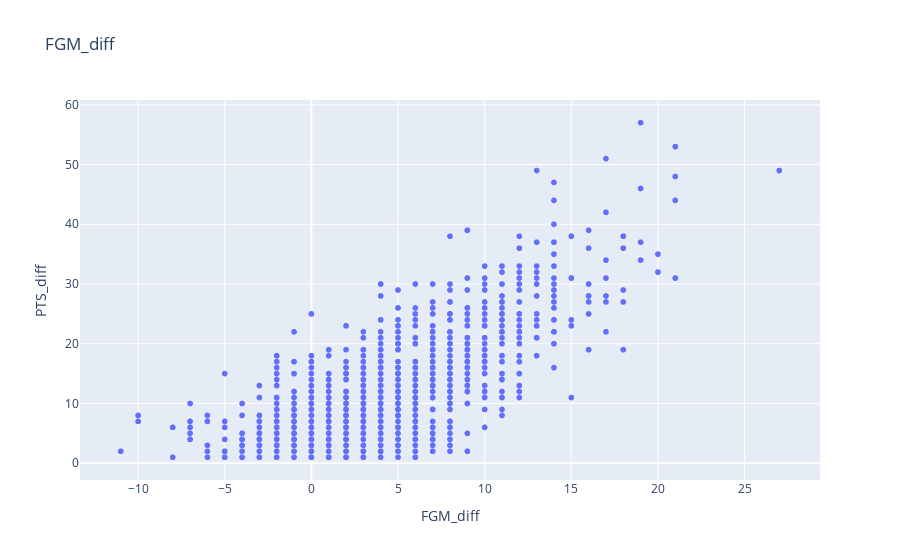
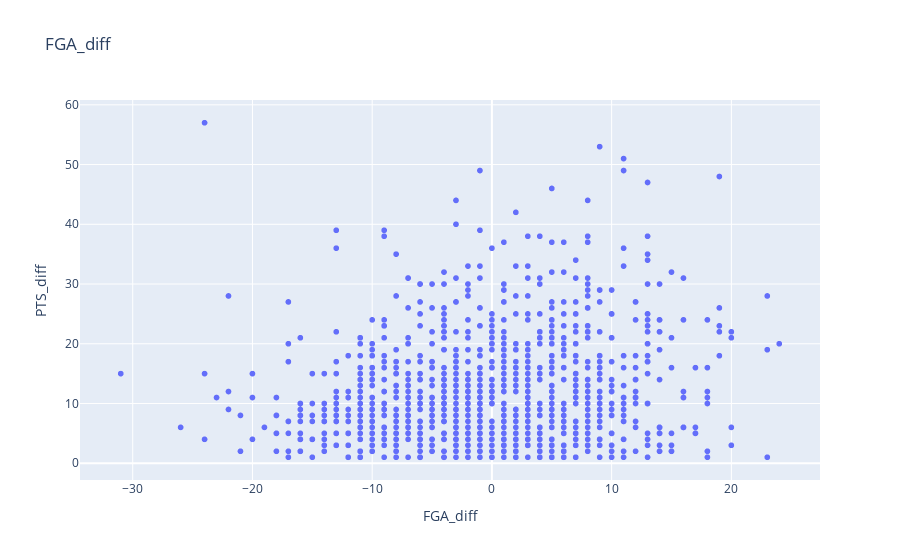
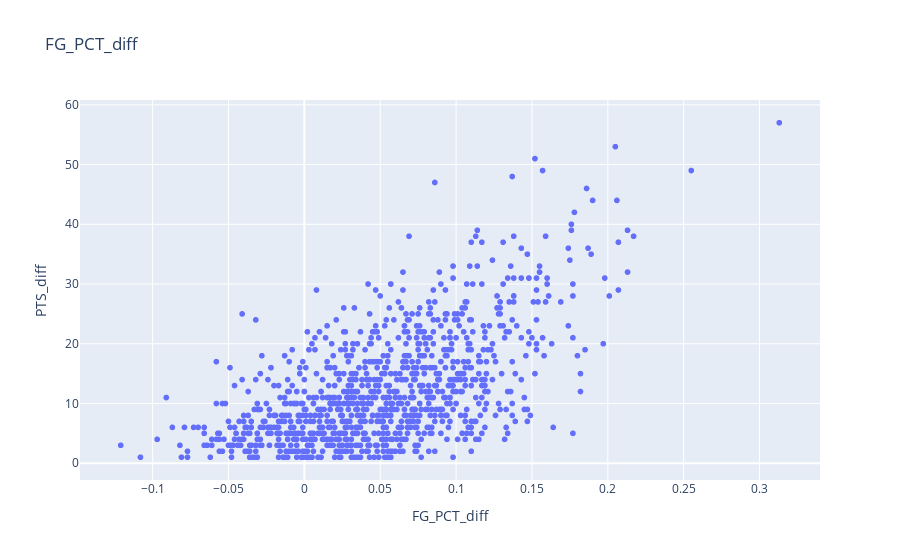
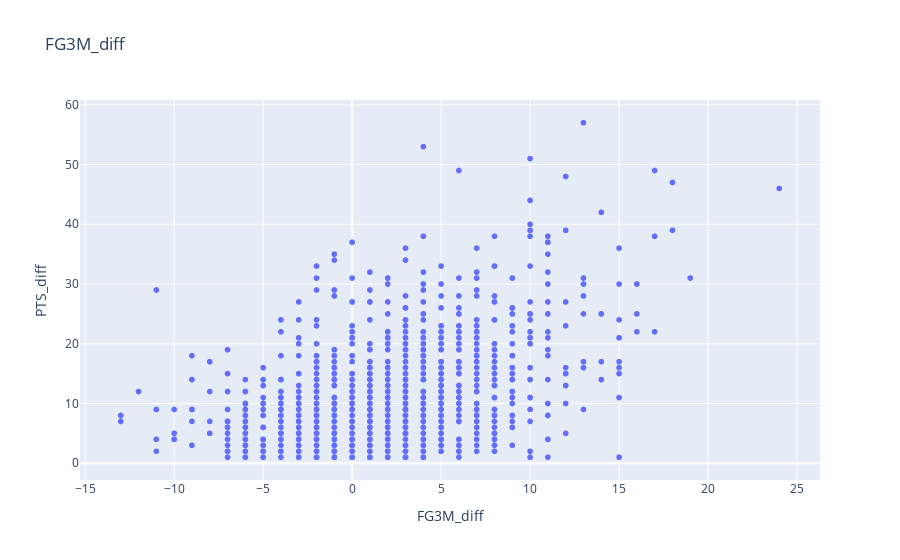

The cell these charts' notebook holds for them, in order:
### Code cell
cols = ['FGM', 'FGA', 'FG_PCT', 'FG3M', 'FG3A', 'FG3_PCT', 'FTM', 'FTA',
       'FT_PCT', 'OREB', 'DREB', 'REB', 'AST', 'STL', 'BLK', 'TOV', 'PF', 'PTS']

diff_cols = [col+'_diff' for col in cols]

### Figure 1 — Plotly figure (JSON) as saved in the notebook; plotly's stock layout.template omitted (floating-point values rounded to 4 significant figures; data arrays with more than 128 entries replaced by an {"elided": "..."} marker saying what was removed)
{"data": [{"hovertemplate": "FGM_diff=%{x}<br>PTS_diff=%{y}<extra></extra>", "legendgroup": "", "marker": {"color": "#636efa", "symbol": "circle"}, "mode": "markers", "name": "", "showlegend": false, "type": "scattergl", "x": {"elided": "1080 int values"}, "xaxis": "x", "y": {"elided": "1080 int values"}, "yaxis": "y"}], "layout": {"autosize": true, "legend": {"tracegroupgap": 0}, "title": {"text": "FGM_diff"}, "xaxis": {"anchor": "y", "autorange": true, "domain": [0, 1], "range": [-13.26, 29.26], "title": {"text": "FGM_diff"}, "type": "linear"}, "yaxis": {"anchor": "x", "autorange": true, "domain": [0, 1], "range": [-3.621, 61.62], "title": {"text": "PTS_diff"}, "type": "linear"}}}

### Figure 2 — Plotly figure (JSON) as saved in the notebook; plotly's stock layout.template omitted (floating-point values rounded to 4 significant figures; data arrays with more than 128 entries replaced by an {"elided": "..."} marker saying what was removed)
{"data": [{"hovertemplate": "FGA_diff=%{x}<br>PTS_diff=%{y}<extra></extra>", "legendgroup": "", "marker": {"color": "#636efa", "symbol": "circle"}, "mode": "markers", "name": "", "showlegend": false, "type": "scattergl", "x": {"elided": "1080 int values"}, "xaxis": "x", "y": {"elided": "1080 int values"}, "yaxis": "y"}], "layout": {"autosize": true, "legend": {"tracegroupgap": 0}, "title": {"text": "FGA_diff"}, "xaxis": {"anchor": "y", "autorange": true, "domain": [0, 1], "range": [-34.27, 27.27], "title": {"text": "FGA_diff"}, "type": "linear"}, "yaxis": {"anchor": "x", "autorange": true, "domain": [0, 1], "range": [-3.621, 61.62], "title": {"text": "PTS_diff"}, "type": "linear"}}}

### Figure 3 — Plotly figure (JSON) as saved in the notebook; plotly's stock layout.template omitted (floating-point values rounded to 4 significant figures; data arrays with more than 128 entries replaced by an {"elided": "..."} marker saying what was removed)
{"data": [{"hovertemplate": "FG_PCT_diff=%{x}<br>PTS_diff=%{y}<extra></extra>", "legendgroup": "", "marker": {"color": "#636efa", "symbol": "circle"}, "mode": "markers", "name": "", "showlegend": false, "type": "scattergl", "x": {"elided": "1080 float values"}, "xaxis": "x", "y": {"elided": "1080 int values"}, "yaxis": "y"}], "layout": {"autosize": true, "legend": {"tracegroupgap": 0}, "title": {"text": "FG_PCT_diff"}, "xaxis": {"anchor": "y", "autorange": true, "domain": [0, 1], "range": [-0.1468, 0.3388], "title": {"text": "FG_PCT_diff"}, "type": "linear"}, "yaxis": {"anchor": "x", "autorange": true, "domain": [0, 1], "range": [-3.621, 61.62], "title": {"text": "PTS_diff"}, "type": "linear"}}}

### Figure 4 — Plotly figure (JSON) as saved in the notebook; plotly's stock layout.template omitted (floating-point values rounded to 4 significant figures; data arrays with more than 128 entries replaced by an {"elided": "..."} marker saying what was removed)
{"data": [{"hovertemplate": "FG3M_diff=%{x}<br>PTS_diff=%{y}<extra></extra>", "legendgroup": "", "marker": {"color": "#636efa", "symbol": "circle"}, "mode": "markers", "name": "", "showlegend": false, "type": "scattergl", "x": {"elided": "1080 int values"}, "xaxis": "x", "y": {"elided": "1080 int values"}, "yaxis": "y"}], "layout": {"autosize": true, "legend": {"tracegroupgap": 0}, "title": {"text": "FG3M_diff"}, "xaxis": {"anchor": "y", "autorange": true, "domain": [0, 1], "range": [-15.2, 26.2], "title": {"text": "FG3M_diff"}, "type": "linear"}, "yaxis": {"anchor": "x", "autorange": true, "domain": [0, 1], "range": [-3.621, 61.62], "title": {"text": "PTS_diff"}, "type": "linear"}}}
